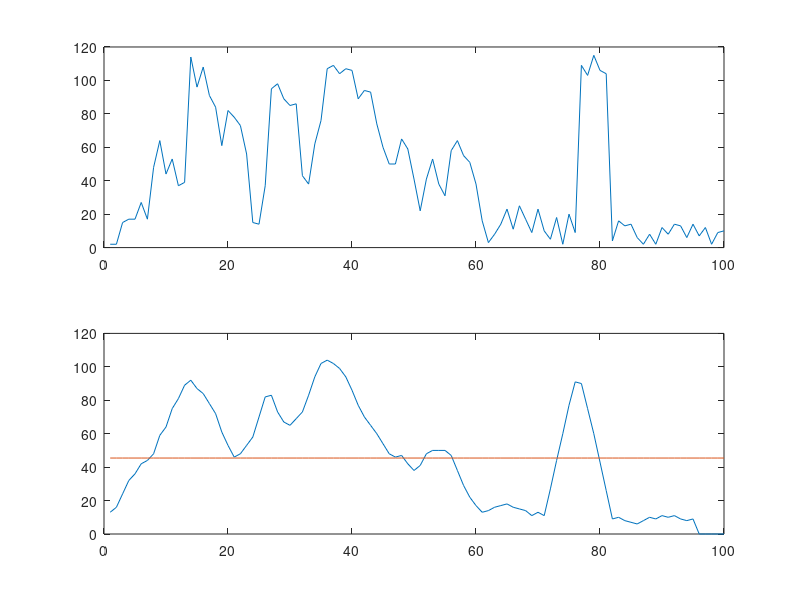

Write MATLAB code to recreate this figure.
% Aaron Lim
% sampleGen.m
% WAFR
% 24 March 2017
% Generate a file with artificial sample data

function sampleGen()

data = [ 0   1   0   1   10  9   8   30  45  33  ...
         36  33  30  100 95  90  78  74  60  70   ...
         60  57  55  0   0   25  80  90  80  77  ...
         80  29  36  44  58  90  95  100 97  95  ...
         80  88  86  60  45  43  45  46  47  37  ...
         2   30  37  26  30  45  54  50  33  24  ...
         0   0   0   2   3   6   5   2   7   22  ...
         4   4   17  0   0   0   100 100 100 100 ...
         100 0   0   0   0   0   0   0   0   0   ...
         0   0   0   0   0   0   0   0   0   0   ];

for k = 1:100
    data(k) = data(k) + randi(20);
end

maData = zeros(size(data));
for k = 1:95
    maData(k) = round(sum(data(k:k+5)) / 6);
end
mean = 0;
for k = 1:100
    mean = mean + data(k);
end
mean = mean/100;

mean_arr = zeros(1,100);
for k = 1:100
    mean_arr(k) = mean;
end
     
figure();
subplot(2,1,1)
plot(data);
xlim([0,100]);
subplot(2,1,2);
plot(maData);
hold on;
plot(mean_arr);


timestamp = strcat('sample_75bpm_', datestr(now, 'dd_MM_ss'),'.txt');

%fileID = fopen(timestamp, 'w');
%fprintf(fileID, '%d\n', data);
%fclose(fileID);

end

